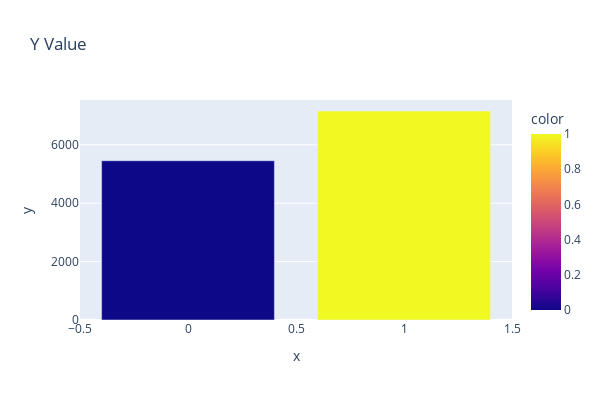

Notebook code for this chart:
### Markdown cell above
### Dependent Variable

### Code cell
y = df['Y'].value_counts()

px.bar(x = y.index , y = y, title = 'Y Value', width = 600, height = 400, color = y.index)

### Figure 1 — Plotly figure (JSON) as saved in the notebook; plotly's stock layout.template omitted (floating-point values rounded to 4 significant figures)
{"data": [{"alignmentgroup": "True", "hovertemplate": "x=%{x}<br>y=%{y}<br>color=%{marker.color}<extra></extra>", "legendgroup": "", "marker": {"color": [1, 0], "coloraxis": "coloraxis", "pattern": {"shape": ""}}, "name": "", "offsetgroup": "", "orientation": "v", "showlegend": false, "textposition": "auto", "type": "bar", "x": [1, 0], "xaxis": "x", "y": [7157, 5453], "yaxis": "y"}], "layout": {"barmode": "relative", "coloraxis": {"colorbar": {"title": {"text": "color"}}, "colorscale": [[0, "#0d0887"], [0.1111, "#46039f"], [0.2222, "#7201a8"], [0.3333, "#9c179e"], [0.4444, "#bd3786"], [0.5556, "#d8576b"], [0.6667, "#ed7953"], [0.7778, "#fb9f3a"], [0.8889, "#fdca26"], [1, "#f0f921"]]}, "height": 400, "legend": {"tracegroupgap": 0}, "title": {"text": "Y Value"}, "width": 600, "xaxis": {"anchor": "y", "autorange": true, "domain": [0, 1], "range": [-0.5, 1.5], "title": {"text": "x"}, "type": "linear"}, "yaxis": {"anchor": "x", "autorange": true, "domain": [0, 1], "range": [0, 7534.0], "title": {"text": "y"}, "type": "linear"}}}
